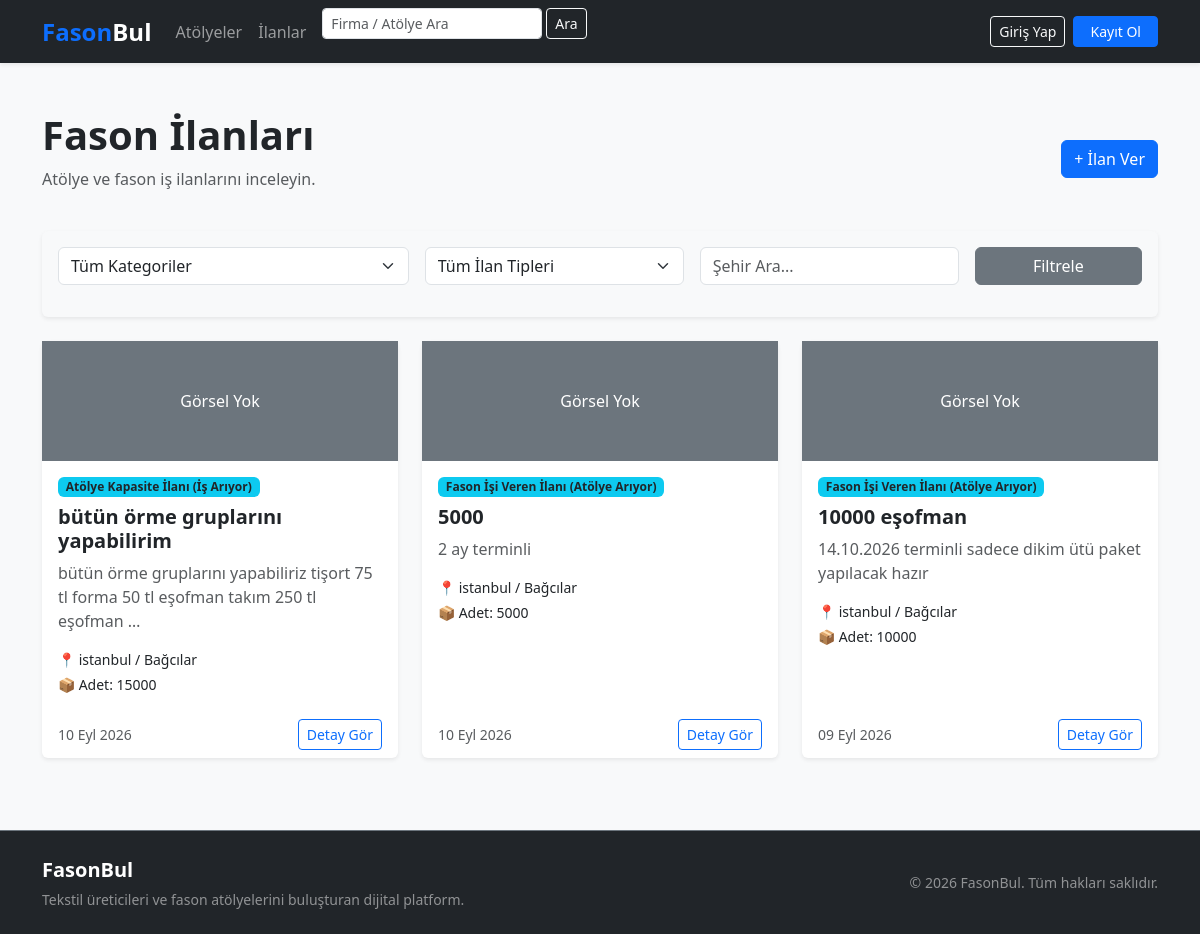
Before: /ilanlar/ with the older database file.
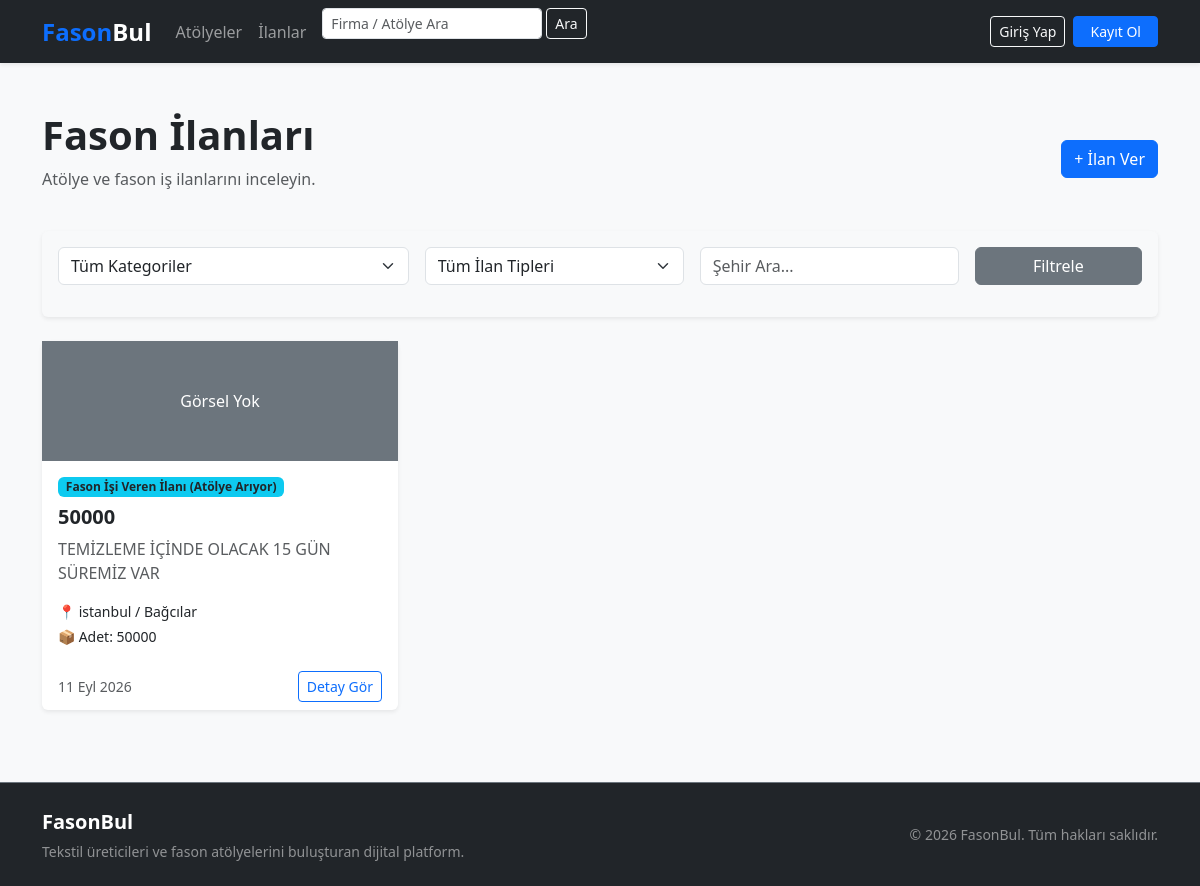
After: the same page with the newer database file.
### apps/fason_advert/models.py (models this page shows, shortened)
class Advert(models.Model):
    objects = None
    ADVERT_TYPES = (
        ('capacity', 'Atölye Kapasite İlanı (İş Arıyor)'),
        ('job', 'Fason İşi Veren İlanı (Atölye Arıyor)'),
    )
    owner = models.ForeignKey(User, on_delete=models.CASCADE, related_name="adverts", verbose_name="İlan Sahibi")
    category = models.ForeignKey(AdvertCategory, on_delete=models.CASCADE, related_name="adverts", verbose_name="Kategori")
    title = models.CharField(max_length=200, verbose_name="İlan Başlığı")
    slug = models.SlugField(unique=True, blank=True, verbose_name="Slug")
    advert_type = models.CharField(max_length=20, choices=ADVERT_TYPES, default='job', verbose_name="İlan Tipi")
    description = models.TextField(verbose_name="Açıklama")
    city = models.CharField(max_length=50, verbose_name="Şehir")
    district = models.CharField(max_length=50, verbose_name="İlçe")
    quantity = models.PositiveIntegerField(blank=True, null=True, verbose_name="Adet / Kapasite")
    price = models.DecimalField(max_length=10, decimal_places=2, max_digits=10, blank=True, null=True, verbose_name="Birim Fiyat (TL)")
    image = models.ImageField(upload_to="adverts/", blank=True, null=True, verbose_name="Görsel")
    is_active = models.BooleanField(default=True, verbose_name="Aktif mi?")
    created_at = models.DateTimeField(auto_now_add=True, verbose_name="Oluşturulma Tarihi")
    updated_at = models.DateTimeField(auto_now=True, verbose_name="Güncellenme Tarihi")
    class Meta:
        ordering = ['-created_at']
        verbose_name = "Fason İlanı"
        verbose_name_plural = "Fason İlanları"

### apps/fason_advert/views.py (the view)
# urls.py: path('', views.advert_list, name='list'),
def advert_list(request):
    categories = AdvertCategory.objects.all()
    adverts = Advert.objects.filter(is_active=True)
    category_slug = request.GET.get('category')
    advert_type = request.GET.get('type')
    city = request.GET.get('city')
    if category_slug:
        adverts = adverts.filter(category__slug=category_slug)
    if advert_type:
        adverts = adverts.filter(advert_type=advert_type)
    if city:
        adverts = adverts.filter(city__icontains=city)
    context = {
        'categories': categories,
        'adverts': adverts,
    }
    return render(request, 'fason_advert/list.html', context)

### templates/fason_advert/list.html (shortened to what this page needs)
{% extends 'base.html' %}
{% block content %}
<div class="container my-5">
    <div class="d-flex justify-content-between align-items-center mb-4">
        <div>
            <h1 class="fw-bold">Fason İlanları</h1>
            <p class="text-muted">Atölye ve fason iş ilanlarını inceleyin.</p>
        </div>
        <a href="{% url 'fason_advert:create' %}" class="btn btn-primary">+ İlan Ver</a>
    </div>
    <div class="card border-0 shadow-sm p-3 mb-4 bg-light">
        <form method="get" class="row g-3">
            <div class="col-md-4">
                <select name="category" class="form-select">
                    <option value="">Tüm Kategoriler</option>
                </select>
            </div>
            <div class="col-md-3">
                <select name="type" class="form-select">
                    <option value="">Tüm İlan Tipleri</option>
                </select>
            </div>
            <div class="col-md-3">
                <input type="text" name="city" class="form-control" placeholder="Şehir Ara..." value="{{ request.GET.city }}">
            </div>
            <div class="col-md-2">
                <button type="submit" class="btn btn-secondary w-100">Filtrele</button>
            </div>
        </form>
    </div>
    <div class="row">
        {% for advert in adverts %}
        <div class="col-md-4 mb-4">
            <div class="card h-100 border-0 shadow-sm">
                {% if advert.image %}
                <img src="{{ advert.image.url }}" class="card-img-top" alt="{{ advert.title }}" style="height: 180px; object-fit: cover;">
                {% else %}
                <div class="bg-secondary text-white text-center py-5">Görsel Yok</div>
                {% endif %}
                <div class="card-body">
                    <span class="badge bg-info text-dark mb-2">{{ advert.get_advert_type_display }}</span>
                    <h5 class="card-title fw-bold">{{ advert.title }}</h5>
                    <p class="card-text text-muted">{{ advert.description|truncatewords:15 }}</p>
                    <p class="mb-1"><small>📍 {{ advert.city }} / {{ advert.district }}</small></p>
                    {% if advert.quantity %}
                    <p class="mb-0"><small>📦 Adet: {{ advert.quantity }}</small></p>
                    {% endif %}
                </div>
                <div class="card-footer bg-transparent border-0 d-flex justify-content-between align-items-center">
                    <small class="text-muted">{{ advert.created_at|date:"d M Y" }}</small>
                    <a href="{% url 'fason_advert:detail' advert.slug %}" class="btn btn-outline-primary btn-sm">Detay Gör</a>
                </div>
            </div>
        </div>
        {% empty %}
        <div class="col-12">
            <div class="alert alert-warning text-center">Arama kriterlerinize uygun ilan bulunamadı.</div>
        </div>
        {% endfor %}
    </div>
</div>
{% endblock %}

### templates/base.html (shortened to what this page needs)
{% load static %}
<html lang="tr">
<head>
    <link href="https://cdn.jsdelivr.net/npm/bootstrap@5.3.2/dist/css/bootstrap.min.css" rel="stylesheet">
</head>
<body>
    {% include 'includes/_navbar.html' %}
    <main>
        {% block content %}
        {% endblock %}
    </main>
    {% include 'includes/_footer.html' %}
</body>
</html>

### templates/includes/_navbar.html (shortened to what this page needs)
<nav class="navbar navbar-expand-lg navbar-dark bg-dark shadow-sm">
    <div class="container">
        <a class="navbar-brand fs-4 text-primary fw-bold" href="/">Fason<span class="text-white">Bul</span></a>
        <div class="collapse navbar-collapse" id="navbarNav">
            <ul class="navbar-nav me-auto mb-2 mb-lg-0 align-items-lg-center">
                <li class="nav-item">
                    <a class="nav-link" href="{% url 'workshop:list' %}">Atölyeler</a>
                </li>
                <li class="nav-item">
                    <a class="nav-link" href="{% url 'fason_advert:list' %}">İlanlar</a>
                </li>
                <li class="nav-item">
                    <form method="get" action="{% url 'accounts:user_search' %}" class="d-flex ms-lg-2" role="search">
                        <input type="text" name="q" class="form-control form-control-sm" placeholder="Firma / Atölye Ara" style="min-width: 180px;">
                        <button type="submit" class="btn btn-sm btn-outline-light ms-1">Ara</button>
                    </form>
                </li>
            </ul>
            <ul class="navbar-nav ms-auto align-items-lg-center">
                {% if user.is_authenticated %}
                    <li class="nav-item me-2 mb-2 mb-lg-0">
                        <a href="{% url 'workshop:create' %}" class="btn btn-outline-light btn-sm">+ Atölye Ekle</a>
                    </li>
                    <li class="nav-item me-2 mb-2 mb-lg-0">
                        <a href="{% url 'fason_advert:create' %}" class="btn btn-outline-light btn-sm">+ İlan Ver</a>
                    </li>
                    <li class="nav-item me-2 mb-2 mb-lg-0">
                        <a href="{% url 'accounts:profile' %}" class="btn btn-primary btn-sm">
                            {% if user.avatar %}
                                <img src="{{ user.avatar.url }}" class="rounded-circle me-1" style="width: 20px; height: 20px; object-fit: cover;">
                            {% endif %}
                            Profilim
                        </a>
                    </li>
                    {% if user.is_staff %}
                    <li class="nav-item me-2 mb-2 mb-lg-0">
                        <a href="/admin/" target="_blank" class="btn btn-outline-warning btn-sm">Yönetici Paneli</a>
                    </li>
                    {% endif %}
                    <li class="nav-item">
                        <a href="{% url 'accounts:logout' %}" class="btn btn-outline-danger btn-sm">Çıkış Yap</a>
                    </li>
                {% else %}
                    <li class="nav-item me-2">
                        <a class="btn btn-outline-light btn-sm" href="{% url 'accounts:login' %}">Giriş Yap</a>
                    </li>
                    <li class="nav-item">
                        <a class="btn btn-primary btn-sm px-3" href="{% url 'accounts:register' %}">Kayıt Ol</a>
                    </li>
                {% endif %}
            </ul>
        </div>
    </div>
</nav>

### templates/includes/_footer.html
<footer class="bg-dark text-white-50 py-4 mt-auto border-top border-secondary">
    <div class="container text-center text-md-start">
        <div class="row align-items-center">
            <div class="col-md-6 mb-3 mb-md-0">
                <span class="fw-bold text-white fs-5">FasonBul</span>
                <p class="small mb-0 mt-1">Tekstil üreticileri ve fason atölyelerini buluşturan dijital platform.</p>
            </div>
            <div class="col-md-6 text-md-end small">
                <p class="mb-0">&copy; 2026 FasonBul. Tüm hakları saklıdır.</p>
            </div>
        </div>
    </div>
</footer>

### templates/base.html (style rules this page uses)
body { background-color: #f8f9fa; display: flex; flex-direction: column; min-height: 100vh; }
main { flex: 1; }

Changed rows visible on the page:
removed Advert: image "Görsel Yok", advert_type "Atölye Kapasite İlanı (İş Arıyor)", title "bütün örme gruplarını yapabilirim", description "bütün örme gruplarını yapabiliriz tişort 75 tl forma 50 tl eşofman takım 250 tl eşofman …", city "istanbul", district "Bağcılar", quantity "15000", created_at "10 Eyl 2026"
removed Advert: image "Görsel Yok", advert_type "Fason İşi Veren İlanı (Atölye Arıyor)", title "5000", description "2 ay terminli", city "istanbul", district "Bağcılar", quantity "5000", created_at "10 Eyl 2026"
changed Advert "istanbul": title "10000 eşofman" → "50000"; description "14.10.2026 terminli sadece dikim ütü paket yapılacak hazır" → "TEMİZLEME İÇİNDE OLACAK 15 GÜN SÜREMİZ VAR"; quantity "10000" → "50000"; created_at "09 Eyl 2026" → "11 Eyl 2026"
